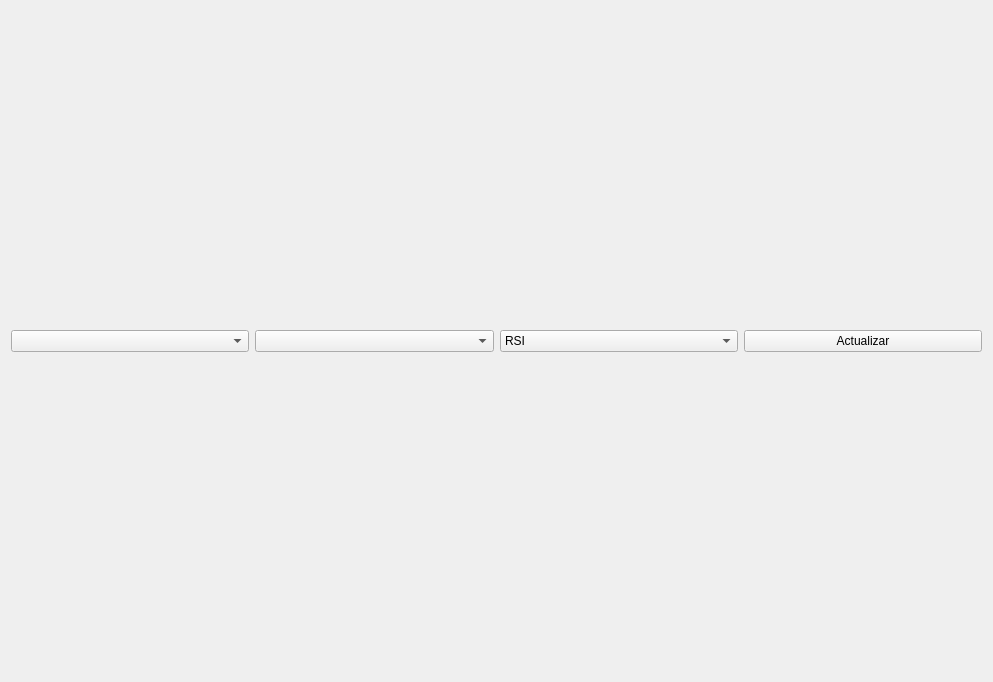
<?xml version="1.0" encoding="UTF-8"?>
<ui version="4.0">
 <class>wdgChart</class>
 <widget class="QWidget" name="wdgChart">
  <property name="geometry">
   <rect>
    <x>0</x>
    <y>0</y>
    <width>993</width>
    <height>682</height>
   </rect>
  </property>
  <property name="windowTitle">
   <string>Form</string>
  </property>
  <layout class="QHBoxLayout" name="horizontalLayout">
   <item>
    <layout class="QVBoxLayout" name="verticalLayout">
     <item>
      <widget class="QLabel" name="title">
       <property name="font">
        <font>
         <pointsize>14</pointsize>
         <weight>75</weight>
         <bold>true</bold>
        </font>
       </property>
       <property name="alignment">
        <set>Qt::AlignCenter</set>
       </property>
      </widget>
     </item>
     <item>
      <layout class="QHBoxLayout" name="horizontalLayout_2">
       <item>
        <widget class="QComboBox" name="cmbType"/>
       </item>
       <item>
        <widget class="QComboBox" name="cmbPeriodo"/>
       </item>
       <item>
        <widget class="QComboBox" name="comboBox">
         <item>
          <property name="text">
           <string>RSI</string>
          </property>
         </item>
        </widget>
       </item>
       <item>
        <widget class="QPushButton" name="cmd">
         <property name="text">
          <string>Actualizar</string>
         </property>
        </widget>
       </item>
      </layout>
     </item>
     <item>
      <widget class="canvasChart" name="canvas" native="true"/>
     </item>
    </layout>
   </item>
  </layout>
 </widget>
 <customwidgets>
  <customwidget>
   <class>canvasChart</class>
   <extends>QWidget</extends>
   <header location="global">canvaschart</header>
   <container>1</container>
  </customwidget>
 </customwidgets>
 <resources>
  <include location="../images/xulpymoney.qrc"/>
 </resources>
 <connections/>
</ui>
